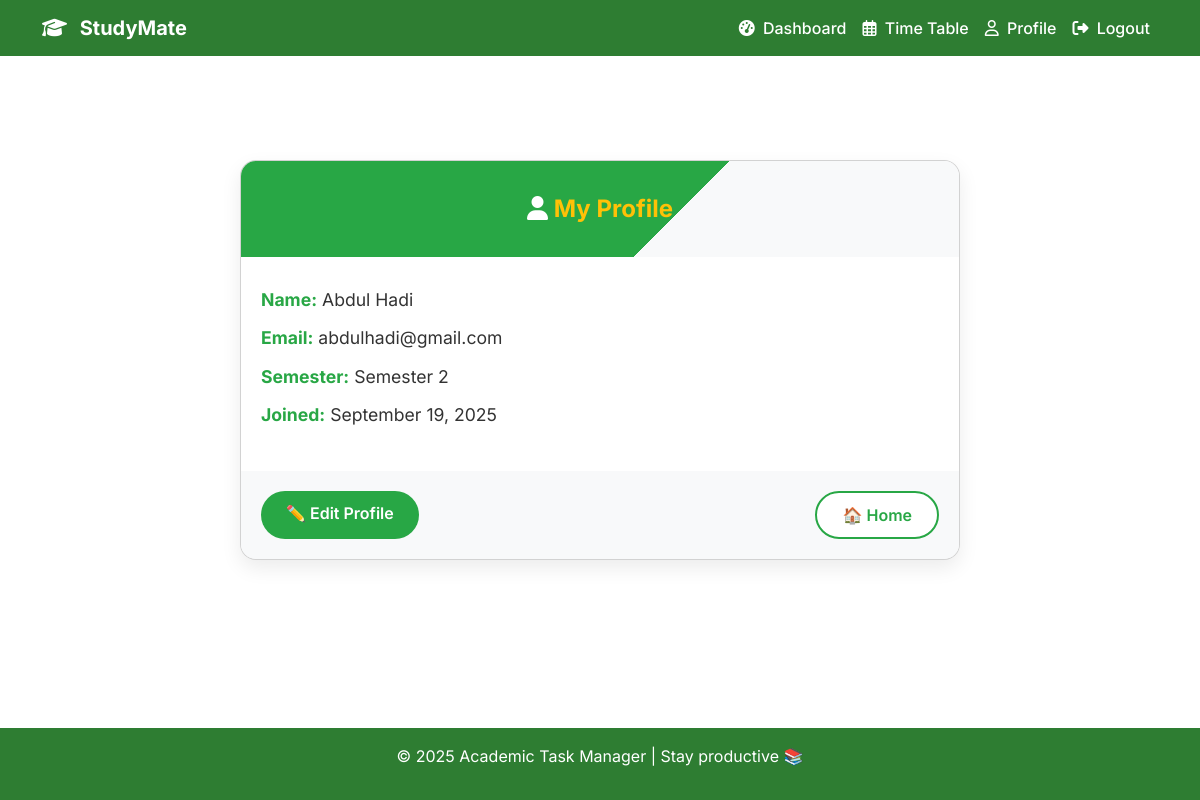
The app's page /profile/ (signed in) with its own data.
### accounts/models.py (models this page shows, shortened)
class CustomUser(AbstractBaseUser, PermissionsMixin):
    name = models.CharField(max_length=100)
    email = models.EmailField(unique=True)
    SEMESTER_CHOICES = [(i, f"Semester {i}") for i in range(1, 9)]
    semester = models.PositiveSmallIntegerField(choices=SEMESTER_CHOICES, default=1)
    is_active = models.BooleanField(default=True)
    is_staff = models.BooleanField(default=False)
    created_at = models.DateTimeField(default=timezone.now)
    updated_at = models.DateTimeField(auto_now=True)
    USERNAME_FIELD = "email"
    REQUIRED_FIELDS = ["name"]
    objects = CustomUserManager()

### accounts/views.py (the view)
# urls.py: path("profile/", profile, name="profile"),
@login_required
def profile(request):
    return render(request, "profile.html", {"user": request.user})

### templates/profile.html (shortened to what this page needs)
{% extends "base.html" %}
{% block content %}
<div class="container py-5">
    <div class="row justify-content-center">
        <div class="col-md-8">
            <div class="card profile-card">
                <div class="profile-card-header">
                   <i class="fa-solid fa-user" style="color: #fff;"></i> My Profile
                </div>
                <div class="profile-card-body">
                    <p><strong>Name:</strong> {{ user.name }}</p>
                    <p><strong>Email:</strong> {{ user.email }}</p>
                    <p><strong>Semester:</strong> {{ user.get_semester_display }}</p>
                    <p><strong>Joined:</strong> {{ user.created_at|date:"F j, Y" }}</p>
                </div>
                <div class="profile-card-footer">
                    <a href="{% url 'edit_profile' %}" class="btn profile-btn profile-btn-accent">✏️ Edit Profile</a>
                    <a href="{% url 'student_dashboard' %}" class="btn profile-btn profile-btn-outline">🏠 Home</a>
                </div>
            </div>
        </div>
    </div>
</div>
{% endblock %}

### templates/base.html (style rules this page uses)
body { font-family: 'Inter', sans-serif; background-color: #FFFFFF; color: #333; margin: 0; padding: 0; display: flex; flex-direction: column; min-height: 100vh; }

### templates/profile.html (style rules this page uses)
.profile-card { border-radius: 1rem; overflow: hidden; box-shadow: 0 8px 20px rgba(0, 0, 0, 0.08); transition: transform 0.3s ease, box-shadow 0.3s ease; background: #ffffff; }
.profile-card-header { background: linear-gradient(135deg, #28a745 60%, #f8f9fa 40%); color: #ffc107; text-align: center; padding: 30px 20px; font-size: 1.5rem; font-weight: 700; position: relative; }
.profile-card-body { padding: 30px 20px; }
.profile-card-body p { font-size: 1.1rem; margin-bottom: 12px; color: #333; }
.profile-card-body p strong { color: #28a745; }
.profile-card-footer { padding: 20px; background-color: #f8f9fa; display: flex; justify-content: space-between; }
.profile-btn { border-radius: 30px; padding: 10px 25px; font-weight: 600; transition: all 0.3s ease; }
.profile-btn-accent { background-color: #28a745; color: #fff; border: none; }
.profile-btn-outline { background-color: #fff; color: #28a745; border: 2px solid #28a745; }

### records on screen
CustomUser: name "Abdul Hadi", email "abdulhadi@gmail.com", semester "Semester 2", created_at "September 19, 2025"

### other values on screen
{{ year|default:"2025" }} "2025"
